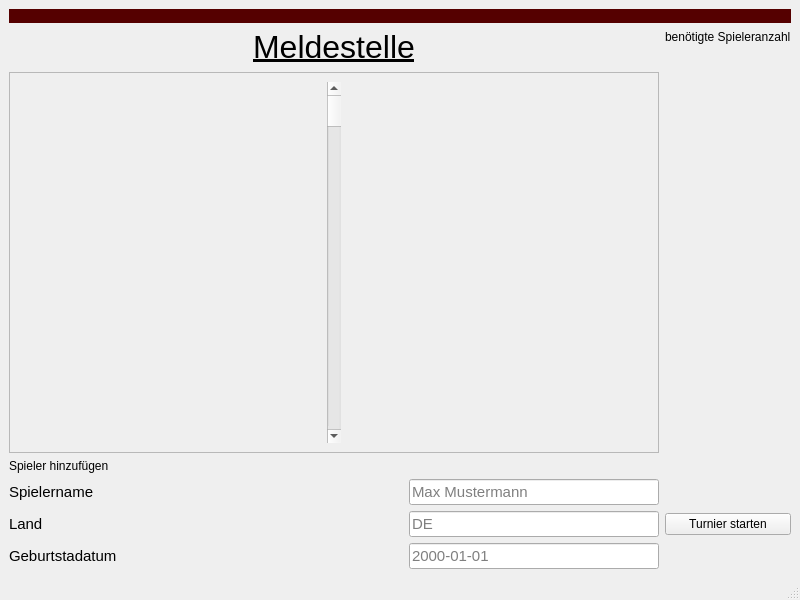
<?xml version="1.0" encoding="UTF-8"?>
<ui version="4.0">
 <class>Playermanagment</class>
 <widget class="QMainWindow" name="Playermanagment">
  <property name="geometry">
   <rect>
    <x>0</x>
    <y>0</y>
    <width>800</width>
    <height>600</height>
   </rect>
  </property>
  <property name="windowTitle">
   <string>Playermanagment</string>
  </property>
  <widget class="QWidget" name="centralwidget">
   <layout class="QGridLayout" name="gridLayout">
    <item row="1" column="1">
     <layout class="QVBoxLayout" name="verticalLayout_3">
      <item>
       <widget class="QLabel" name="nameMaxPlayerLabel">
        <property name="text">
         <string>benötigte Spieleranzahl</string>
        </property>
       </widget>
      </item>
      <item>
       <widget class="QLabel" name="maxPlayerLabel">
        <property name="text">
         <string/>
        </property>
       </widget>
      </item>
     </layout>
    </item>
    <item row="4" column="1">
     <widget class="QPushButton" name="pushButton">
      <property name="text">
       <string>Turnier starten</string>
      </property>
     </widget>
    </item>
    <item row="2" column="0">
     <widget class="QScrollArea" name="Spielerlisten">
      <property name="widgetResizable">
       <bool>true</bool>
      </property>
      <widget class="QWidget" name="scrollAreaWidgetContents">
       <property name="geometry">
        <rect>
         <x>0</x>
         <y>0</y>
         <width>638</width>
         <height>319</height>
        </rect>
       </property>
       <layout class="QHBoxLayout" name="horizontalLayout_2">
        <item>
         <layout class="QVBoxLayout" name="verticalLayout_8"/>
        </item>
        <item>
         <widget class="QScrollBar" name="verticalScrollBar">
          <property name="orientation">
           <enum>Qt::Vertical</enum>
          </property>
         </widget>
        </item>
       </layout>
      </widget>
     </widget>
    </item>
    <item row="3" column="0">
     <widget class="QLabel" name="label_11">
      <property name="text">
       <string>Spieler hinzufügen</string>
      </property>
     </widget>
    </item>
    <item row="4" column="0">
     <layout class="QHBoxLayout" name="horizontalLayout">
      <item>
       <layout class="QVBoxLayout" name="verticalLayout">
        <item>
         <widget class="QLabel" name="playernameLabel">
          <property name="font">
           <font>
            <pointsize>11</pointsize>
           </font>
          </property>
          <property name="text">
           <string>Spielername</string>
          </property>
         </widget>
        </item>
        <item>
         <widget class="QLabel" name="countryLabel">
          <property name="font">
           <font>
            <pointsize>11</pointsize>
           </font>
          </property>
          <property name="text">
           <string>Land</string>
          </property>
         </widget>
        </item>
        <item>
         <widget class="QLabel" name="bithdayLabel">
          <property name="font">
           <font>
            <pointsize>11</pointsize>
           </font>
          </property>
          <property name="text">
           <string>Geburtstadatum</string>
          </property>
         </widget>
        </item>
       </layout>
      </item>
      <item>
       <layout class="QVBoxLayout" name="verticalLayout_2">
        <item>
         <widget class="QLineEdit" name="playernameLineEdit">
          <property name="maximumSize">
           <size>
            <width>250</width>
            <height>40</height>
           </size>
          </property>
          <property name="font">
           <font>
            <pointsize>11</pointsize>
           </font>
          </property>
          <property name="placeholderText">
           <string>Max Mustermann</string>
          </property>
         </widget>
        </item>
        <item>
         <widget class="QLineEdit" name="countryLineEdit">
          <property name="maximumSize">
           <size>
            <width>250</width>
            <height>40</height>
           </size>
          </property>
          <property name="font">
           <font>
            <pointsize>11</pointsize>
           </font>
          </property>
          <property name="placeholderText">
           <string>DE</string>
          </property>
         </widget>
        </item>
        <item>
         <widget class="QLineEdit" name="bithdayLineEdit">
          <property name="maximumSize">
           <size>
            <width>250</width>
            <height>40</height>
           </size>
          </property>
          <property name="font">
           <font>
            <pointsize>11</pointsize>
           </font>
          </property>
          <property name="text">
           <string/>
          </property>
          <property name="placeholderText">
           <string>2000-01-01</string>
          </property>
         </widget>
        </item>
       </layout>
      </item>
     </layout>
    </item>
    <item row="1" column="0">
     <widget class="QLabel" name="headlineLabel">
      <property name="font">
       <font>
        <pointsize>24</pointsize>
        <underline>true</underline>
       </font>
      </property>
      <property name="text">
       <string>&lt;html&gt;&lt;head/&gt;&lt;body&gt;&lt;p align=&quot;center&quot;&gt;Meldestelle&lt;/p&gt;&lt;/body&gt;&lt;/html&gt;</string>
      </property>
     </widget>
    </item>
    <item row="0" column="0" colspan="2">
     <widget class="QLabel" name="label_12">
      <property name="palette">
       <palette>
        <active>
         <colorrole role="WindowText">
          <brush brushstyle="SolidPattern">
           <color alpha="255">
            <red>255</red>
            <green>255</green>
            <blue>255</blue>
           </color>
          </brush>
         </colorrole>
         <colorrole role="Button">
          <brush brushstyle="SolidPattern">
           <color alpha="255">
            <red>85</red>
            <green>0</green>
            <blue>0</blue>
           </color>
          </brush>
         </colorrole>
         <colorrole role="Light">
          <brush brushstyle="SolidPattern">
           <color alpha="255">
            <red>127</red>
            <green>0</green>
            <blue>0</blue>
           </color>
          </brush>
         </colorrole>
         <colorrole role="Midlight">
          <brush brushstyle="SolidPattern">
           <color alpha="255">
            <red>106</red>
            <green>0</green>
            <blue>0</blue>
           </color>
          </brush>
         </colorrole>
         <colorrole role="Dark">
          <brush brushstyle="SolidPattern">
           <color alpha="255">
            <red>42</red>
            <green>0</green>
            <blue>0</blue>
           </color>
          </brush>
         </colorrole>
         <colorrole role="Mid">
          <brush brushstyle="SolidPattern">
           <color alpha="255">
            <red>56</red>
            <green>0</green>
            <blue>0</blue>
           </color>
          </brush>
         </colorrole>
         <colorrole role="Text">
          <brush brushstyle="SolidPattern">
           <color alpha="255">
            <red>255</red>
            <green>255</green>
            <blue>255</blue>
           </color>
          </brush>
         </colorrole>
         <colorrole role="BrightText">
          <brush brushstyle="SolidPattern">
           <color alpha="255">
            <red>255</red>
            <green>255</green>
            <blue>255</blue>
           </color>
          </brush>
         </colorrole>
         <colorrole role="ButtonText">
          <brush brushstyle="SolidPattern">
           <color alpha="255">
            <red>255</red>
            <green>255</green>
            <blue>255</blue>
           </color>
          </brush>
         </colorrole>
         <colorrole role="Base">
          <brush brushstyle="SolidPattern">
           <color alpha="255">
            <red>0</red>
            <green>0</green>
            <blue>0</blue>
           </color>
          </brush>
         </colorrole>
         <colorrole role="Window">
          <brush brushstyle="SolidPattern">
           <color alpha="255">
            <red>85</red>
            <green>0</green>
            <blue>0</blue>
           </color>
          </brush>
         </colorrole>
         <colorrole role="Shadow">
          <brush brushstyle="SolidPattern">
           <color alpha="255">
            <red>0</red>
            <green>0</green>
            <blue>0</blue>
           </color>
          </brush>
         </colorrole>
         <colorrole role="AlternateBase">
          <brush brushstyle="SolidPattern">
           <color alpha="255">
            <red>42</red>
            <green>0</green>
            <blue>0</blue>
           </color>
          </brush>
         </colorrole>
         <colorrole role="ToolTipBase">
          <brush brushstyle="SolidPattern">
           <color alpha="255">
            <red>255</red>
            <green>255</green>
            <blue>220</blue>
           </color>
          </brush>
         </colorrole>
         <colorrole role="ToolTipText">
          <brush brushstyle="SolidPattern">
           <color alpha="255">
            <red>0</red>
            <green>0</green>
            <blue>0</blue>
           </color>
          </brush>
         </colorrole>
         <colorrole role="PlaceholderText">
          <brush brushstyle="SolidPattern">
           <color alpha="128">
            <red>255</red>
            <green>255</green>
            <blue>255</blue>
           </color>
          </brush>
         </colorrole>
        </active>
        <inactive>
         <colorrole role="WindowText">
          <brush brushstyle="SolidPattern">
           <color alpha="255">
            <red>255</red>
            <green>255</green>
            <blue>255</blue>
           </color>
          </brush>
         </colorrole>
         <colorrole role="Button">
          <brush brushstyle="SolidPattern">
           <color alpha="255">
            <red>85</red>
            <green>0</green>
            <blue>0</blue>
           </color>
          </brush>
         </colorrole>
         <colorrole role="Light">
          <brush brushstyle="SolidPattern">
           <color alpha="255">
            <red>127</red>
            <green>0</green>
            <blue>0</blue>
           </color>
          </brush>
         </colorrole>
         <colorrole role="Midlight">
          <brush brushstyle="SolidPattern">
           <color alpha="255">
            <red>106</red>
            <green>0</green>
            <blue>0</blue>
           </color>
          </brush>
         </colorrole>
         <colorrole role="Dark">
          <brush brushstyle="SolidPattern">
           <color alpha="255">
            <red>42</red>
            <green>0</green>
            <blue>0</blue>
           </color>
          </brush>
         </colorrole>
         <colorrole role="Mid">
          <brush brushstyle="SolidPattern">
           <color alpha="255">
            <red>56</red>
            <green>0</green>
            <blue>0</blue>
           </color>
          </brush>
         </colorrole>
         <colorrole role="Text">
          <brush brushstyle="SolidPattern">
           <color alpha="255">
            <red>255</red>
            <green>255</green>
            <blue>255</blue>
           </color>
          </brush>
         </colorrole>
         <colorrole role="BrightText">
          <brush brushstyle="SolidPattern">
           <color alpha="255">
            <red>255</red>
            <green>255</green>
            <blue>255</blue>
           </color>
          </brush>
         </colorrole>
         <colorrole role="ButtonText">
          <brush brushstyle="SolidPattern">
           <color alpha="255">
            <red>255</red>
            <green>255</green>
            <blue>255</blue>
           </color>
          </brush>
         </colorrole>
         <colorrole role="Base">
          <brush brushstyle="SolidPattern">
           <color alpha="255">
            <red>0</red>
            <green>0</green>
            <blue>0</blue>
           </color>
          </brush>
         </colorrole>
         <colorrole role="Window">
          <brush brushstyle="SolidPattern">
           <color alpha="255">
            <red>85</red>
            <green>0</green>
            <blue>0</blue>
           </color>
          </brush>
         </colorrole>
         <colorrole role="Shadow">
          <brush brushstyle="SolidPattern">
           <color alpha="255">
            <red>0</red>
            <green>0</green>
            <blue>0</blue>
           </color>
          </brush>
         </colorrole>
         <colorrole role="AlternateBase">
          <brush brushstyle="SolidPattern">
           <color alpha="255">
            <red>42</red>
            <green>0</green>
            <blue>0</blue>
           </color>
          </brush>
         </colorrole>
         <colorrole role="ToolTipBase">
          <brush brushstyle="SolidPattern">
           <color alpha="255">
            <red>255</red>
            <green>255</green>
            <blue>220</blue>
           </color>
          </brush>
         </colorrole>
         <colorrole role="ToolTipText">
          <brush brushstyle="SolidPattern">
           <color alpha="255">
            <red>0</red>
            <green>0</green>
            <blue>0</blue>
           </color>
          </brush>
         </colorrole>
         <colorrole role="PlaceholderText">
          <brush brushstyle="SolidPattern">
           <color alpha="128">
            <red>255</red>
            <green>255</green>
            <blue>255</blue>
           </color>
          </brush>
         </colorrole>
        </inactive>
        <disabled>
         <colorrole role="WindowText">
          <brush brushstyle="SolidPattern">
           <color alpha="255">
            <red>42</red>
            <green>0</green>
            <blue>0</blue>
           </color>
          </brush>
         </colorrole>
         <colorrole role="Button">
          <brush brushstyle="SolidPattern">
           <color alpha="255">
            <red>85</red>
            <green>0</green>
            <blue>0</blue>
           </color>
          </brush>
         </colorrole>
         <colorrole role="Light">
          <brush brushstyle="SolidPattern">
           <color alpha="255">
            <red>127</red>
            <green>0</green>
            <blue>0</blue>
           </color>
          </brush>
         </colorrole>
         <colorrole role="Midlight">
          <brush brushstyle="SolidPattern">
           <color alpha="255">
            <red>106</red>
            <green>0</green>
            <blue>0</blue>
           </color>
          </brush>
         </colorrole>
         <colorrole role="Dark">
          <brush brushstyle="SolidPattern">
           <color alpha="255">
            <red>42</red>
            <green>0</green>
            <blue>0</blue>
           </color>
          </brush>
         </colorrole>
         <colorrole role="Mid">
          <brush brushstyle="SolidPattern">
           <color alpha="255">
            <red>56</red>
            <green>0</green>
            <blue>0</blue>
           </color>
          </brush>
         </colorrole>
         <colorrole role="Text">
          <brush brushstyle="SolidPattern">
           <color alpha="255">
            <red>42</red>
            <green>0</green>
            <blue>0</blue>
           </color>
          </brush>
         </colorrole>
         <colorrole role="BrightText">
          <brush brushstyle="SolidPattern">
           <color alpha="255">
            <red>255</red>
            <green>255</green>
            <blue>255</blue>
           </color>
          </brush>
         </colorrole>
         <colorrole role="ButtonText">
          <brush brushstyle="SolidPattern">
           <color alpha="255">
            <red>42</red>
            <green>0</green>
            <blue>0</blue>
           </color>
          </brush>
         </colorrole>
         <colorrole role="Base">
          <brush brushstyle="SolidPattern">
           <color alpha="255">
            <red>85</red>
            <green>0</green>
            <blue>0</blue>
           </color>
          </brush>
         </colorrole>
         <colorrole role="Window">
          <brush brushstyle="SolidPattern">
           <color alpha="255">
            <red>85</red>
            <green>0</green>
            <blue>0</blue>
           </color>
          </brush>
         </colorrole>
         <colorrole role="Shadow">
          <brush brushstyle="SolidPattern">
           <color alpha="255">
            <red>0</red>
            <green>0</green>
            <blue>0</blue>
           </color>
          </brush>
         </colorrole>
         <colorrole role="AlternateBase">
          <brush brushstyle="SolidPattern">
           <color alpha="255">
            <red>85</red>
            <green>0</green>
            <blue>0</blue>
           </color>
          </brush>
         </colorrole>
         <colorrole role="ToolTipBase">
          <brush brushstyle="SolidPattern">
           <color alpha="255">
            <red>255</red>
            <green>255</green>
            <blue>220</blue>
           </color>
          </brush>
         </colorrole>
         <colorrole role="ToolTipText">
          <brush brushstyle="SolidPattern">
           <color alpha="255">
            <red>0</red>
            <green>0</green>
            <blue>0</blue>
           </color>
          </brush>
         </colorrole>
         <colorrole role="PlaceholderText">
          <brush brushstyle="SolidPattern">
           <color alpha="128">
            <red>255</red>
            <green>255</green>
            <blue>255</blue>
           </color>
          </brush>
         </colorrole>
        </disabled>
       </palette>
      </property>
      <property name="autoFillBackground">
       <bool>true</bool>
      </property>
      <property name="text">
       <string/>
      </property>
     </widget>
    </item>
   </layout>
  </widget>
  <widget class="QMenuBar" name="menubar">
   <property name="geometry">
    <rect>
     <x>0</x>
     <y>0</y>
     <width>800</width>
     <height>25</height>
    </rect>
   </property>
  </widget>
  <widget class="QStatusBar" name="statusbar"/>
 </widget>
 <resources/>
 <connections/>
</ui>
